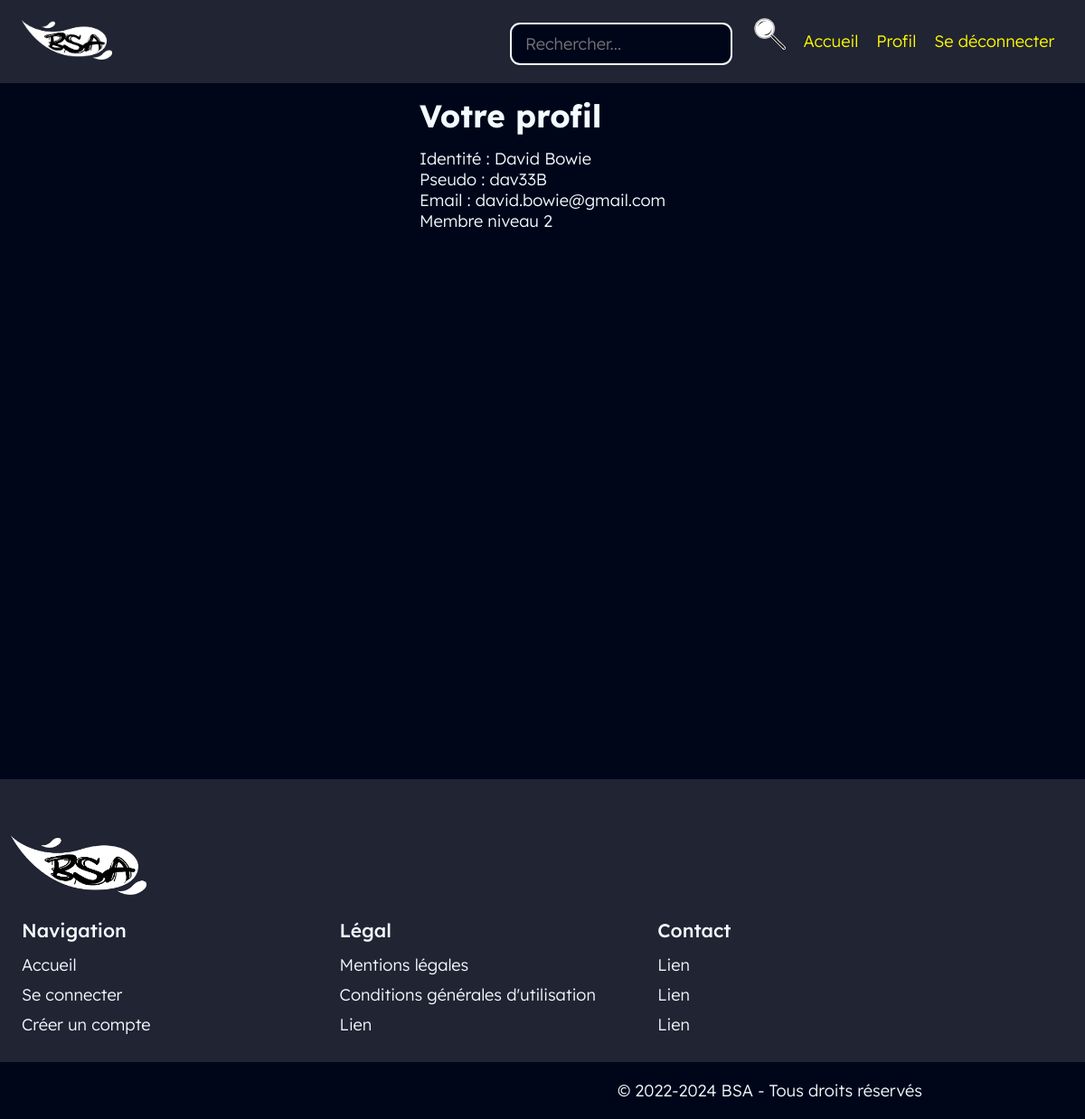
The page /profil.php (signed in) on the database its author committed.
### tables this page shows
create table membre
(
   numMemb int(10) not null auto_increment,  
   prenomMemb varchar(70) not null,
   nomMemb varchar(70) not null,
   pseudoMemb varchar(70) not null,
   passMemb varchar(70) not null,
   eMailMemb varchar(100) not null,
   dtCreaMemb timestamp DEFAULT CURRENT_TIMESTAMP ON UPDATE CURRENT_TIMESTAMP,
   accordMemb bool DEFAULT TRUE,
   idStat int(5) not null,                   
   primary key (numMemb)
);

create table statut
(
   idStat int(5) not null auto_increment,    
   libStat varchar(25) not null,
   primary key (idStat)
);

### util/member.php (called while the page is built, shortened)
<?php
require_once __DIR__ . '/../class_crud/membre.class.php';
function getLoggedMemberOrFalse() {
    $monMembre = new membre();
    $loggedMember = false;
    if(isset($_SESSION['member_id'])) {
        $potentialMember = $monMembre->get_1Membre($_SESSION['member_id']);
        if($potentialMember) {
            $loggedMember = $potentialMember;
        }
    }
    return $loggedMember;
}
?>

### CLASS_CRUD/membre.class.php (called while the page is built, shortened)
<?php
require_once __DIR__ . '../../connect/database.php';
class membre{
	function get_1Membre($numMemb){
		global $db;
		$db->beginTransaction();
		try {
			$query = 'SELECT * FROM membre INNER JOIN statut ON membre.idStat=statut.idStat WHERE numMemb=?;';
			$request = $db->prepare($query);
			$request->execute([$numMemb]);
			$result = $request->fetch();
			$db->commit();
			if(isset($request)) {
				return($result);
			} else {
				throw new ErrorException('Member not found');
			}
		}
		catch (PDOException $e) {
			$db->rollBack();
			$request->closeCursor();
			die('Erreur insert membre : ' . $e->getMessage());
		}
	}
}

### middleware/getMember.php (called while the page is built, shortened)
<?php
$loggedMember = getLoggedMemberOrFalse();
?>

### middleware/loggedMember.php (called while the page is built, shortened)
<?php
require_once __DIR__ . '/getMember.php';
?>

### profil.php (the view)
<?php
require_once __DIR__ . '/middleware/loggedMember.php';
require_once __DIR__ . '/layouts/front/head.php';
?>
<div class="container">
    <h2>Votre profil</h2>
    <p>Identité : <?=$loggedMember['prenomMemb']?> <?=$loggedMember['nomMemb']?></p>
    <p>Pseudo : <?=$loggedMember['pseudoMemb']?></p>
    <p>Email : <?=$loggedMember['eMailMemb']?></p>
    <p><?=$loggedMember['libStat']?></p>
</div>
<?php require_once __DIR__ . '/layouts/front/foot.php'; ?>

### assets/css/var.css (style rules this page uses)
:root { font-size: 14px; --bg1: #00061A ; --bg2: #202433 ; --bg3: #40434D ; --p1: #F2FCFF ; --p2: #D5DDDF ; --p3:#B9BEBF ; --i:#FFFB00 ; --g1:#2F23D6 ; --g2:#4AC5E8 ; --g3:#D91D1D ; --g4:#EE7C0B ; --g5:#05C323 ; --g6:#EC03E5 ; --gFocus: #9da3f5; --h1: 400 6rem 'a Attack Graffiti', sans-serif; --h2: 700 2.5rem "Lexend Deca", sans-serif; --h3: 600 1.75rem "Lexend Deca", sans-serif; --h4: 500 1.5rem "Lexend Deca", sans-serif; --p: 300 1.3rem "Lexend Deca", sans-serif; --label: 200 1.125rem "Lexend Deca", sans-serif; --rounded-md: 0.6rem; --rounded-lg: 0.8rem; }

### assets/css/master.css (style rules this page uses)
body { background-color: var(--bg1); color: var(--p1); position: relative; width: 100%; }
* { box-sizing: border-box; margin: 0; padding: 0; background: var(--background); color: var(--color); outline: 0px solid transparent; }
main, .container { margin: 0 auto; max-width: 1280px; padding: 0 1rem; box-sizing: border-box; }
h1, h2, h3, h4 { margin-top: 1rem; margin-bottom: 1rem; }
h2, .font-h2 { font: var(--h2); }
p, .font-p { font: var(--p); }

### rows shown on the page
membre: prenomMemb "David", nomMemb "Bowie", pseudoMemb "dav33B", eMailMemb "david.bowie@gmail.com", idStat.libStat "Membre niveau 2"
